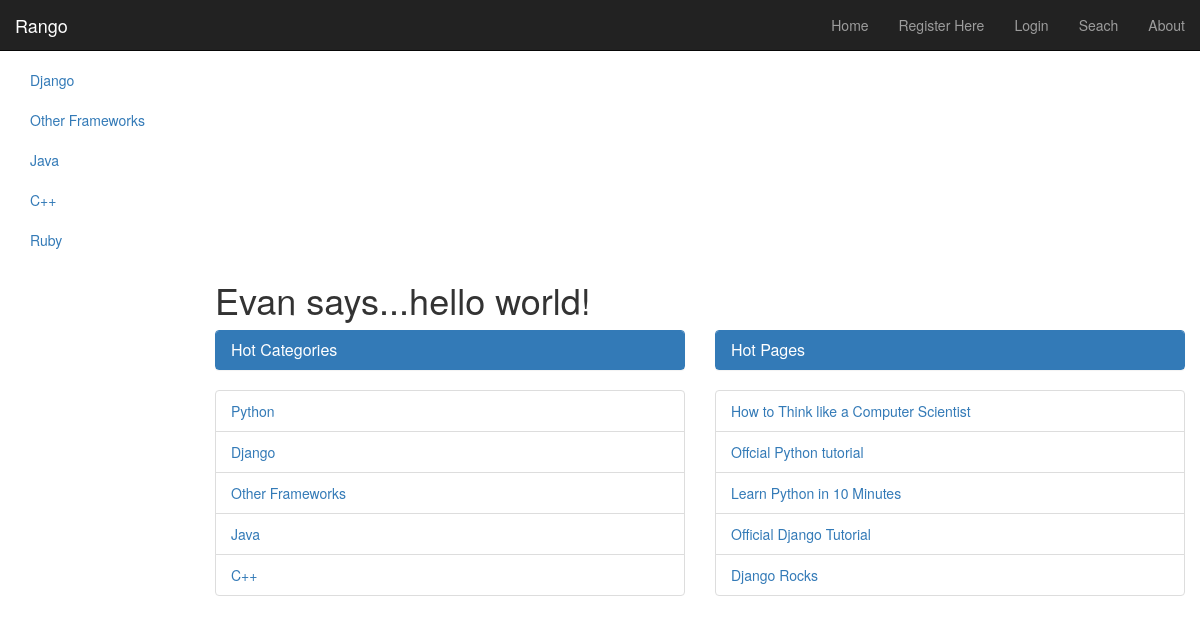
Screenshot of /rango/ with the database file from the repository.
### rango/models.py (models this page shows, shortened)
class Category(models.Model):
    name = models.CharField(max_length=128, unique=True)
    views = models.IntegerField(default=0)
    likes = models.IntegerField(default=0)
    slug = models.SlugField(unique=True)

class Page(models.Model):
    category = models.ForeignKey(Category)
    title = models.CharField(max_length=128)
    url = models.URLField()
    views = models.IntegerField(default=0)

### rango/views.py (the view)
def index(request):
    category_list = Category.objects.order_by('-likes')[:5]  # Sort by the likes in descending order
    page_list = Page.objects.order_by('-views')[:5]
    context_dict = {'boldmessage': "I'm BOLD", 'categories': category_list, 'pages':page_list}  # Dictionary connecting with template(html)
    if request.user.is_authenticated():
        context_dict['user'] = request.user
    visits = int(request.COOKIES.get('visits', '1'))
    if not visits:
        visits = 1
    reset_last_visit_time = False
    response = render(request, 'rango/index.html', context_dict)
    if 'last_visit' in request.COOKIES:
        last_visit = request.COOKIES['last_visit']
        last_visit_time = datetime.strptime(last_visit[:-7], "%Y-%m-%d %H:%M:%S")
        if (datetime.now() - last_visit_time).days > 0:
            visits = visits + 1
            reset_last_visit_time = True
    else:
        reset_last_visit_time = True
        context_dict['visits'] = visits
        response = render(request, 'rango/index.html', context_dict)
    if reset_last_visit_time:
        response.set_cookie('last_visit', datetime.now())
        response.set_cookie('visits', visits)
    return response

### rango/templatetags/rango_extras.py (called while the page is built)
@register.inclusion_tag('rango/cats.html')
def get_category_list(cat=None):
    return {'cats': Category.objects.all(), 'act_cat':cat}

### templates/rango/index.html (shortened to what this page needs)
<!DOCTYPE html>
<html>
{% extends 'base.html' %}
{% load staticfiles %}
{% block body_block %}
    {% if user.is_authenticated %}
        <div class="page-header">
            <h1><small>Evan says...hello world!</small> {{ user.username }}</h1>
        {% else %}
            <h1>Evan says...hello world!</h1>
        {% endif %}
        </div>
    <div class="row placeholders">
        <div class="col-xs-12 col-sm-6 placeholder">
        <div class="panel panel-primary">
        <div class="panel-heading">
        <h3 class="panel-title">Hot Categories</h3>
        </div>
        </div>
        {% if categories %}
            <ul class="list-group">
                {% for category in categories %}
                <li class="list-group-item"><a href="{% url 'category' category.slug %}">{{ category.name }}</a></li>
                {% endfor %}
            </ul>
        {% else %}
            <strong>There are no categories present.</strong>
        {% endif %}
    </div>
        <div class="col-xs-12 col-sm-6 placeholder">
    <div class="panel panel-primary">
        <div class="panel-heading">
        <h3 class="panel-title">Hot Pages</h3>
        </div>
    </div>
        {% if pages %}
            <ul class="list-group">
            {% for page in pages %}
                <li class="list-group-item"><a href="{{  page.url }}">{{ page.title }}</a> </li>
            {% endfor %}
            </ul>
        {% else %}
            <strong>No page to show.</strong>
        {% endif %}
    </div>
    </div>
{% endblock %}

### templates/rango/cats.html
<!DOCTYPE html>
<html>
{% if cats %}
    <ul class="nav nav-sidebar">
{% for c in cats %}
    {% if c == act_cat %} <li  class="active" > {% else  %} <li>{% endif %}
            <a href="{% url 'category'  c.slug %}">{{ c.name }}</a></li>
{% endfor %}
{% else %}
    <li> <strong >There are no category present.</strong></li>
    </ul>
{% endif %}
</html>

### rows the page displays
Category: name "Django"
Category: name "Other Frameworks"
Category: name "Java"
Category: name "C++"
Category: name "Ruby"
Category: name "Python"
Page: title "How to Think like a Computer Scientist"
Page: title "Offcial Python tutorial"
Page: title "Learn Python in 10 Minutes"
Page: title "Official Django Tutorial"
Page: title "Django Rocks"
